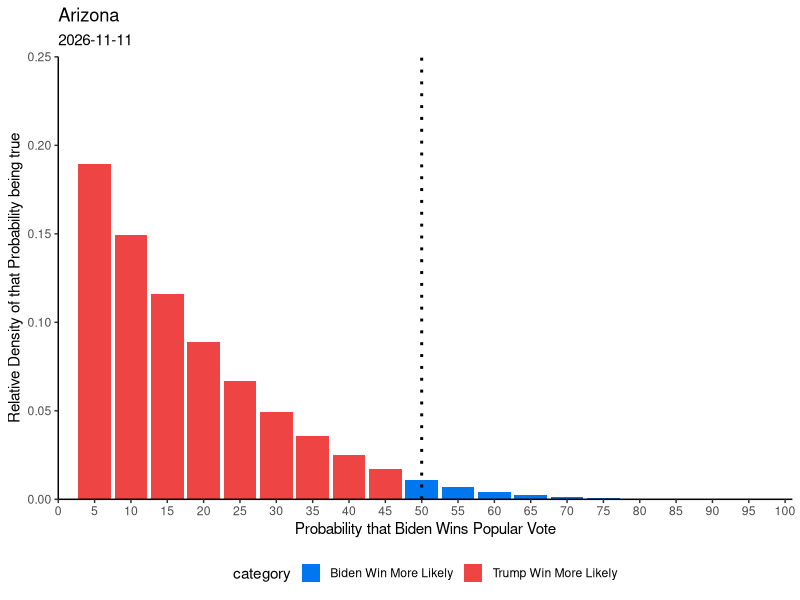
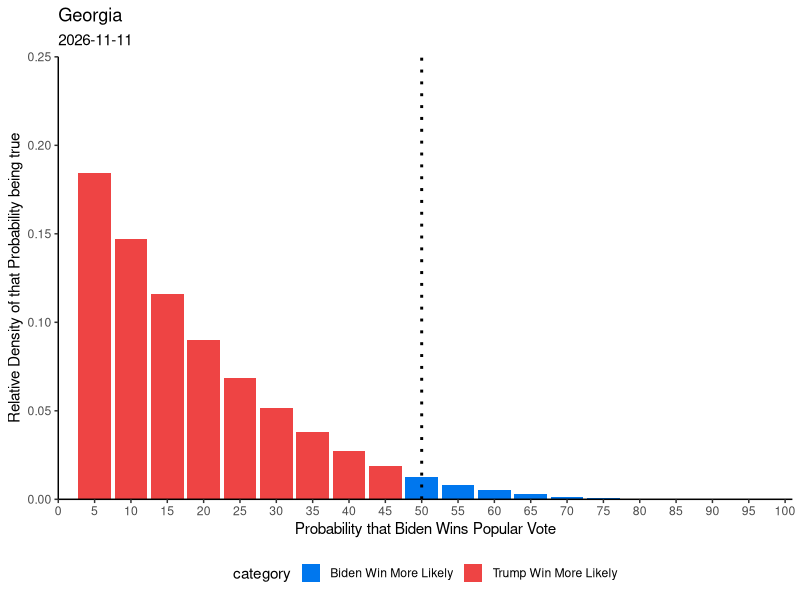
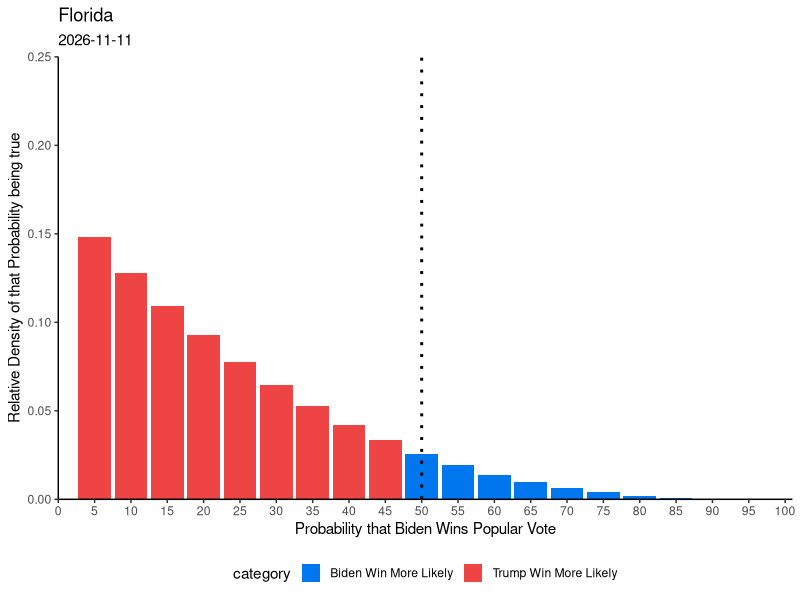
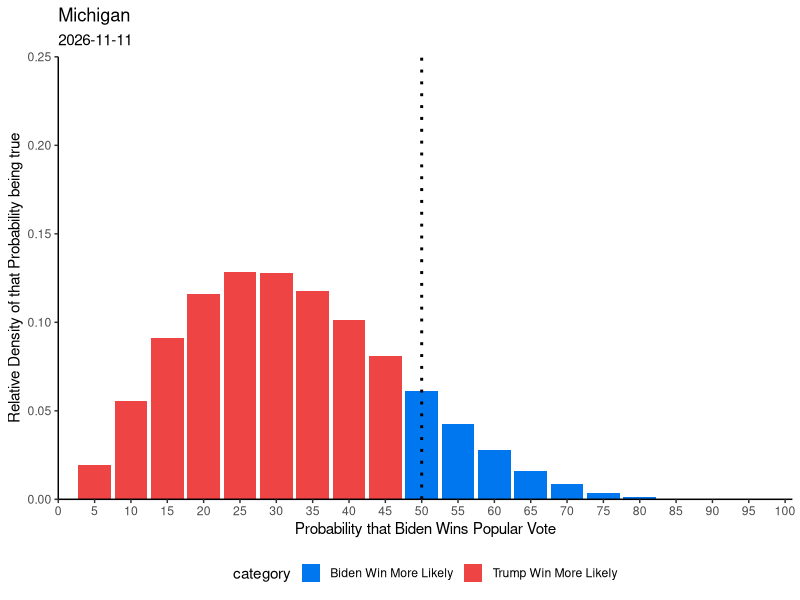
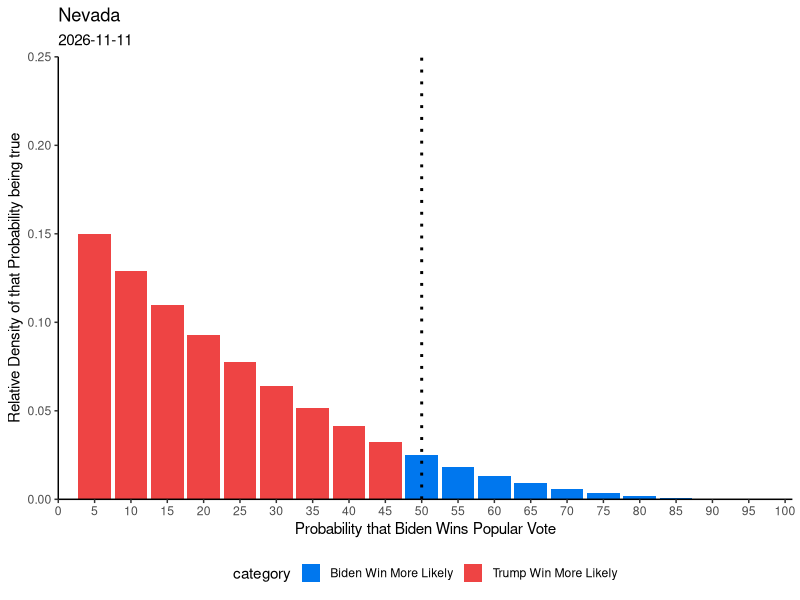
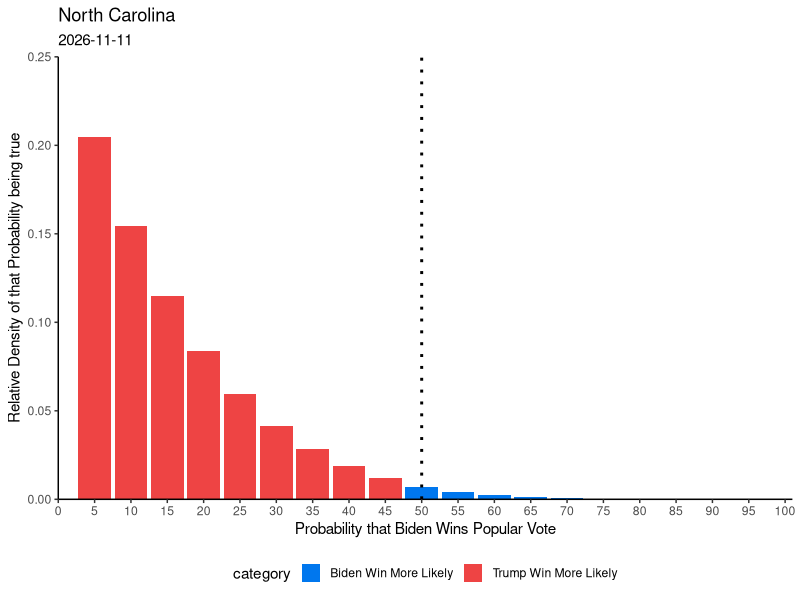
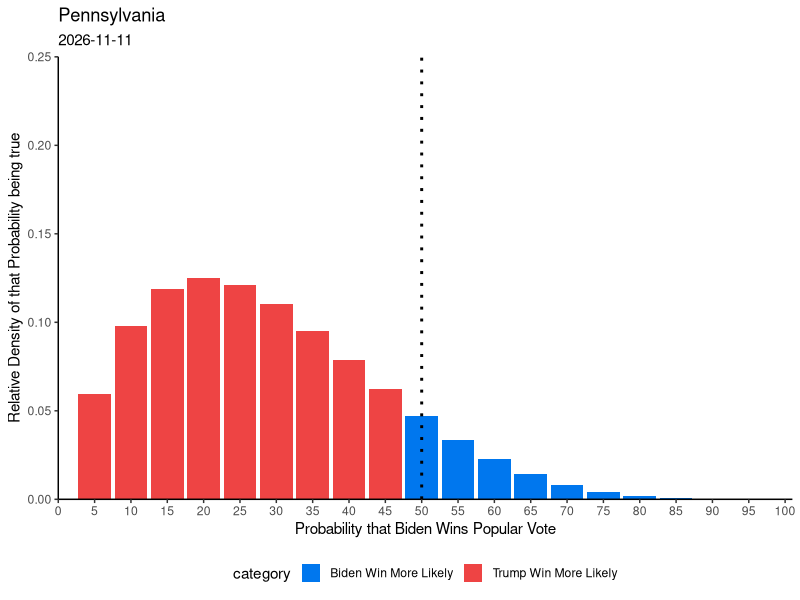
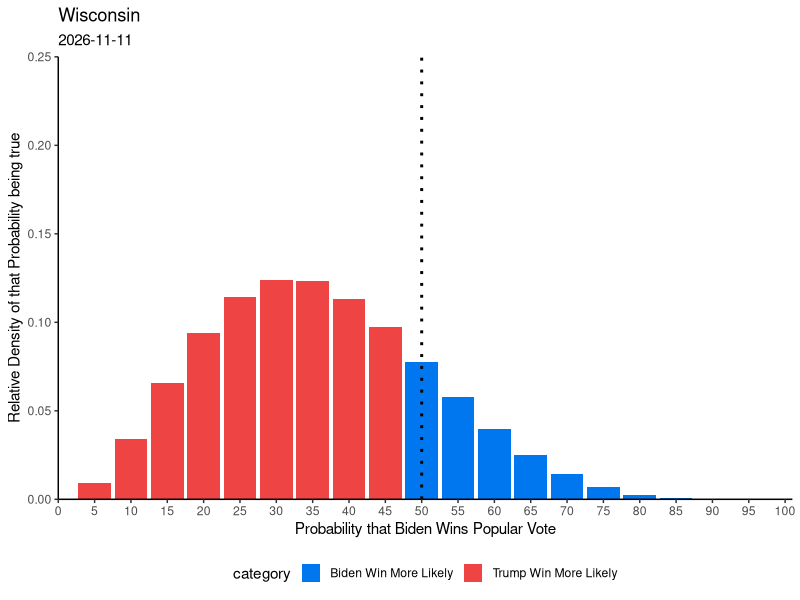

Write the R code that produced these figures, in order.
library(data.table)
library(ggplot2)


state_plots <- function(state, date, data, w, l){

  data$density <- data$p**w*(1-data$p)**l# * factorial(w+l+1)/(factorial(w)*factorial(l))
  data$density <- data$density / sum(data$density)
  data$category <- fifelse(data$p < 0.5, "Trump Win More Likely", "Biden Win More Likely")
  data$category <- as.character(data$category)

  # max value
  # data[order(-ways)][1,1]


  # plotting
  g <- ggplot(data, aes(x=as.integer(p*100), y=density))+
  geom_col(aes(fill=category), size=1.5)+
  scale_fill_manual(values=c(
    "Trump Win More Likely"="#ee4444",
    "Biden Win More Likely"="#0077ee"
  ))+
  #geom_vline(xintercept = as.numeric(data[order(-density)][1,1]), linetype="dotted", color="#666666", size=1)+
  geom_vline(xintercept = 50, color="#000000", size=1, linetype="dotted")+
  theme_bw()+
  xlab("Probability that Biden Wins Popular Vote")+
  ylab("Relative Density of that Probability being true")+
  theme(legend.position = "bottom")+
  scale_x_continuous(breaks=seq(0,100,5),expand = c(0,0), limits=c(0,101))+
  scale_y_continuous(expand=c(0,0), limits=c(0,0.25))+
  theme(axis.line = element_line(color='black'),
        plot.background = element_blank(),
        panel.grid.major = element_blank(),
        panel.grid.minor = element_blank(),
        panel.border = element_blank())+
  labs(title=state, subtitles=date)
  #ggsave(filename = paste(state, date,'png'), g)
  g
}

date <- Sys.Date()

data <- data.table(p=c(0:20)/20)

state_plots(       "Arizona", date, data, 0, 4.41)
ggsave(paste("Arizona", date, ".png"))

state_plots(       "Georgia", date, data, 0.00, 4.17)
ggsave(paste("Georgia", date, ".png"))

state_plots(       "Florida", date, data, 0.00, 2.73)
ggsave(paste("Florida", date, ".png"))

state_plots(     "Michigan", date, data, 1.93, 5.13)
ggsave(paste("Michigan", date, ".png"))

state_plots(        "Nevada", date, data, 0, 2.80)
ggsave(paste("Nevada", date, ".png"))

state_plots("North Carolina", date, data, 0, 5.21)
ggsave(paste("North Carolina", date, ".png"))

state_plots(  "Pennsylvania", date, data, 1.05, 4.13)
ggsave(paste("Pennsylvania", date, ".png"))

state_plots(     "Wisconsin", date, data, 2.28, 4.85)
ggsave(paste("Wisconsin", date, ".png"))
